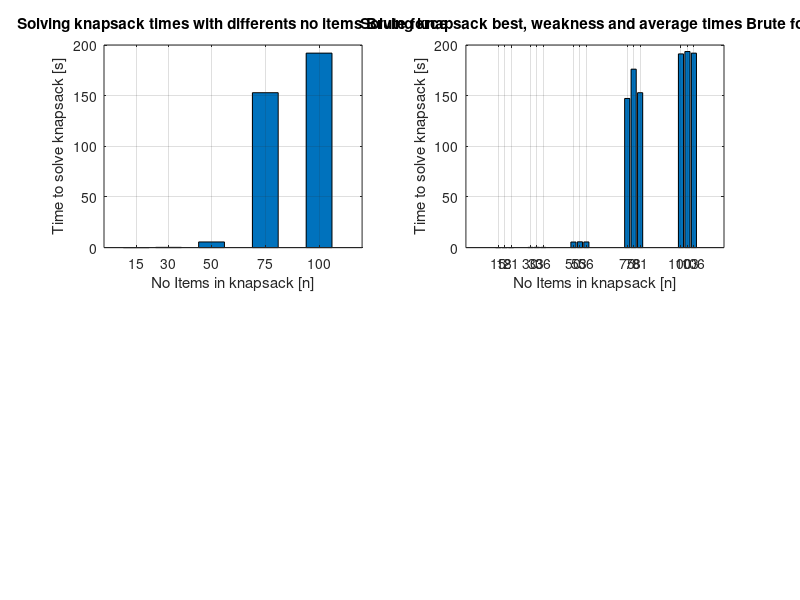
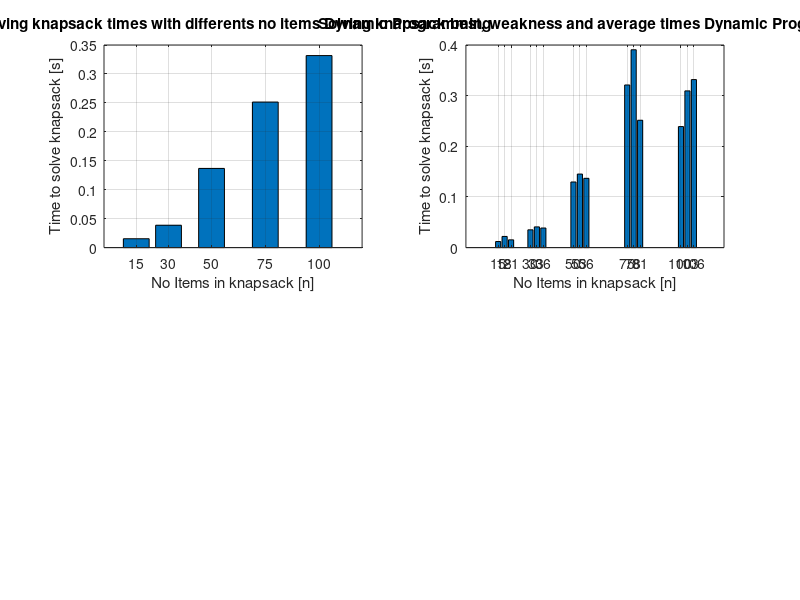
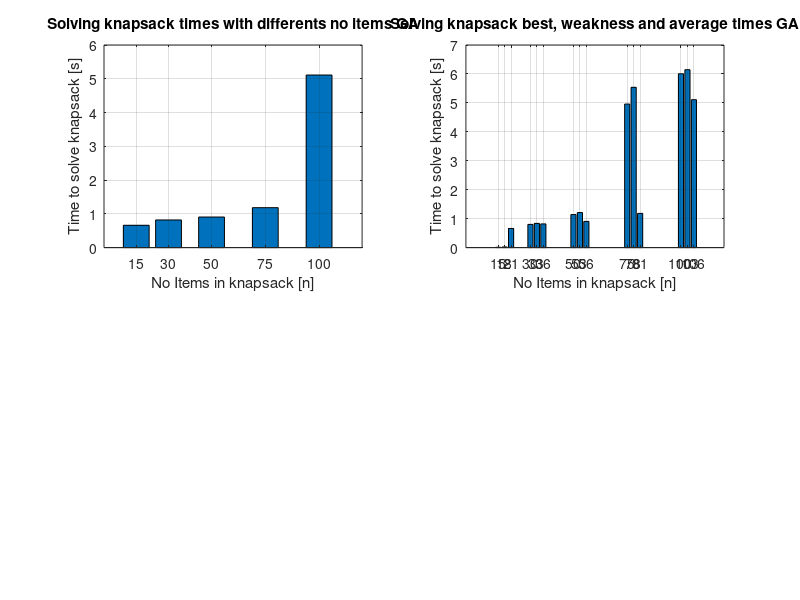
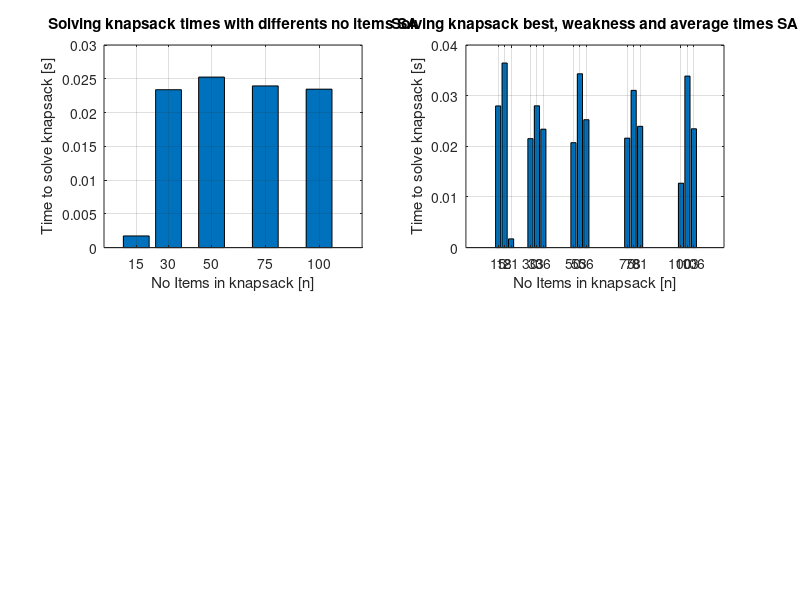

These charts were generated, in order, by the following MATLAB code:
clear;clc;close all
%General avg times
bf_times = [0.01365, 0.23562, 5.57084, 152.91373, 191.97853];
dp_times = [0.01532, 0.03865, 0.13679, 0.25145, 0.33174];
ga_times = [0.661112, 0.81863, 0.90516, 1.182736, 5.11080];
sa_times = [0.0017249, 0.02338, 0.02525, 0.02394, 0.02346];
my_alg_times = [0.07393, 0.04365, 0.04716, 0.04907, 0.89026];
%No items
no_items = [15, 30, 50, 75, 100];
%Ratio
bf_ratio = [1, 1, 1, 1, 1];
dp_ratio = [1, 1, 1, 1, 1];
ga_ratio = [0.993086, 0.1863, 0.90516, 1.18273, 0.82353];
sa_ratio = [0.916324, 0.68028 ,0.41763, 0.40051, 0.02346, 0.34418];
my_alg_ratio = [0.8683128, 0.87738, 0.04716, 0.89026, 0.04842, 0.91701];
%Brute force best, weakness and avg times
bf_times_15 = [0.0079938, 0.0245826 , bf_times(1)];
bf_times_30 = [0.2422846, 0.2795901, bf_times(2)];
bf_times_50 = [5.5072916, 5.7080022, bf_times(3)];
bf_times_75 = [147.2210572, 176.1457903, bf_times(4)];
bf_times_100 = [191.2180644, 193.5552762 , bf_times(5)];
%Dynaming programming best, weakness and avg times
dp_times_15 = [0.0119974, 0.0220322, dp_times(1)];
dp_times_30 = [0.035088, 0.0408977, dp_times(2)];
dp_times_50 = [0.1295211, 0.1451773, dp_times(3)];
dp_times_75 = [0.3210701, 0.3906211, dp_times(4)];
dp_times_100 = [0.2389788, 0.309387, dp_times(5)];
%GA best, weakness and avg times
ga_times_15 = [0.0119974, 0.0220322, ga_times(1)];
ga_times_30 = [0.8016644, 0.8360597, ga_times(2)];
ga_times_50 = [1.1413462, 1.2115784, ga_times(3)];
ga_times_75 = [4.9600599, 5.5385969, ga_times(4)];
ga_times_100 = [6.0072858 ,6.146231, ga_times(5)];
%SA best, weakness and avg times
sa_times_15 = [0.02797, 0.036441, sa_times(1)];
sa_times_30 = [0.0215104, 0.0279962, sa_times(2)];
sa_times_50 = [0.0207129, 0.0343187, sa_times(3)];
sa_times_75 = [0.021607, 0.0310418, sa_times(4)];
sa_times_100 = [0.0127119, 0.033864, sa_times(5)];
%My own alg best, weakness and avg times
my_alg_times_15 = [0.073293, 0.074486, my_alg_times(1)];
my_alg_times_30 = [0.0429847, 0.0444095, my_alg_times(2)];
my_alg_times_50 = [0.0460195, 0.0482608, my_alg_times(3)];
my_alg_times_75 = [0.0462523, 0.0518304, my_alg_times(4)];
my_alg_times_100 = [0.0468827, 0.0499289, my_alg_times(5)];
figure(1)
subplot(2,2,1);
x_p1 = no_items;
y_p1 = bf_times;
bar(x_p1, y_p1);
grid on;
xlabel('No Items in knapsack [n]');
ylabel('Time to solve knapsack [s]');
title('Solving knapsack times with differents no items Brute force');
subplot(2,2,2);
y_p2 = [bf_times_15, bf_times_30 ,bf_times_50, bf_times_75 ,bf_times_100];
x_p2 = [no_items(1), no_items(1) + 3, no_items(1) + 6, no_items(2), no_items(2) + 3, no_items(2) + 6, no_items(3) , no_items(3) + 3, no_items(3) + 6, no_items(4), no_items(4) + 3, no_items(4) + 6, no_items(5), no_items(5) + 3, no_items(5) + 6];
bar(x_p2, y_p2);
grid on;
xlabel('No Items in knapsack [n]');
ylabel('Time to solve knapsack [s]');
title('Solving knapsack best, weakness and average times Brute force');
figure(2)
subplot(2,2,1);
x_p1 = no_items;
y_p1 = dp_times;
bar(x_p1, y_p1);
grid on;
xlabel('No Items in knapsack [n]');
ylabel('Time to solve knapsack [s]');
title('Solving knapsack times with differents no items Dynamic Programming');
subplot(2,2,2);
y_p2 = [dp_times_15, dp_times_30 ,dp_times_50, dp_times_75 ,dp_times_100];
x_p2 = [no_items(1), no_items(1) + 3, no_items(1) + 6, no_items(2), no_items(2) + 3, no_items(2) + 6, no_items(3) , no_items(3) + 3, no_items(3) + 6, no_items(4), no_items(4) + 3, no_items(4) + 6, no_items(5), no_items(5) + 3, no_items(5) + 6];
bar(x_p2, y_p2);
grid on;
xlabel('No Items in knapsack [n]');
ylabel('Time to solve knapsack [s]');
title('Solving knapsack best, weakness and average times Dynamic Programming');
figure(3)
subplot(2,2,1);
x_p1 = no_items
y_p1 = ga_times
bar(x_p1, y_p1);
grid on;
xlabel('No Items in knapsack [n]');
ylabel('Time to solve knapsack [s]');
title('Solving knapsack times with differents no items GA');
subplot(2,2,2);
y_p2 = [ga_times_15, ga_times_30 ,ga_times_50, ga_times_75 ,ga_times_100];
x_p2 = [no_items(1), no_items(1) + 3, no_items(1) + 6, no_items(2), no_items(2) + 3, no_items(2) + 6, no_items(3) , no_items(3) + 3, no_items(3) + 6, no_items(4), no_items(4) + 3, no_items(4) + 6, no_items(5), no_items(5) + 3, no_items(5) + 6];
bar(x_p2, y_p2);
grid on;
xlabel('No Items in knapsack [n]');
ylabel('Time to solve knapsack [s]');
title('Solving knapsack best, weakness and average times GA');
figure(4)
subplot(2,2,1);
x_p1 = no_items;
y_p1 = sa_times;
bar(x_p1, y_p1);
grid on;
xlabel('No Items in knapsack [n]');
ylabel('Time to solve knapsack [s]');
title('Solving knapsack times with differents no items SA');
subplot(2,2,2);
y_p2 = [sa_times_15, sa_times_30 ,sa_times_50, sa_times_75 ,sa_times_100];
x_p2 = [no_items(1), no_items(1) + 3, no_items(1) + 6, no_items(2), no_items(2) + 3, no_items(2) + 6, no_items(3) , no_items(3) + 3, no_items(3) + 6, no_items(4), no_items(4) + 3, no_items(4) + 6, no_items(5), no_items(5) + 3, no_items(5) + 6];
bar(x_p2, y_p2);
grid on;
xlabel('No Items in knapsack [n]');
ylabel('Time to solve knapsack [s]');
title('Solving knapsack best, weakness and average times SA');
figure(5)
subplot(2,2,1);
x_p1 = no_items;
y_p1 = my_alg_times;
bar(x_p1, y_p1);
grid on;
xlabel('No Items in knapsack [n]');
ylabel('Time to solve knapsack [s]');
title("Solving knapsack times with differents no items Author's algortihm");
subplot(2,2,2);
y_p2 = [my_alg_times_15, my_alg_times_30 ,my_alg_times_50, my_alg_times_75 ,my_alg_times_100];
x_p2 = [no_items(1), no_items(1) + 3, no_items(1) + 6, no_items(2), no_items(2) + 3, no_items(2) + 6, no_items(3) , no_items(3) + 3, no_items(3) + 6, no_items(4), no_items(4) + 3, no_items(4) + 6, no_items(5), no_items(5) + 3, no_items(5) + 6];
bar(x_p2, y_p2);
grid on;
xlabel('No Items in knapsack [n]');
ylabel('Time to solve knapsack [s]');
title('Solving knapsack best, weakness and average times SA');